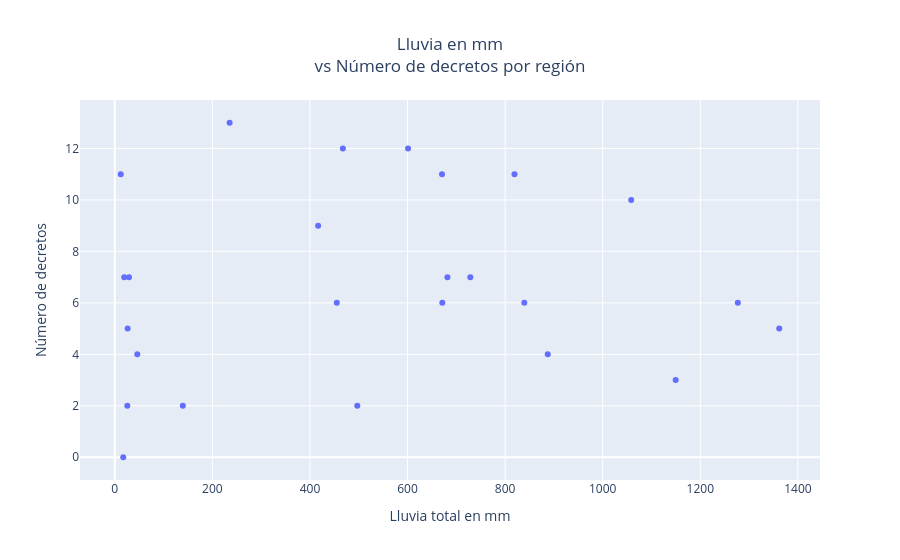

The notebook cell this image was saved under:
### Markdown cell above
### Gráficos de dispersión

### Code cell
dispersion_1 = px.scatter(
    data,
    x = "lluvia_total_mm",
    y = "decretos",
    hover_name = "departamento",
    title = "Lluvia en mm<br>vs Número de decretos por región",
    labels = {
        "decretos" : "Número de decretos",
        "lluvia_total_mm" : "Lluvia total en mm"
    }
)

dispersion_1.update_layout(title_x=0.5, title_xanchor="center")

dispersion_1

### Figure 1 — Plotly figure (JSON) as saved in the notebook; plotly's stock layout.template omitted (floating-point values rounded to 4 significant figures)
{"data": [{"hovertemplate": "<b>%{hovertext}</b><br><br>Lluvia total en mm=%{x}<br>Número de decretos=%{y}<extra></extra>", "hovertext": ["Amazonas", "Áncash", "Apurímac", "Arequipa", "Ayacucho", "Cajamarca", "Callao", "Cusco", "Huancavelica", "Huánuco", "Ica", "Junín", "La Libertad", "Lambayeque", "Lima", "Loreto", "Madre de Dios", "Moquegua", "Pasco", "Piura", "Puno", "San Martín", "Tacna", "Tumbes", "Ucayali"], "legendgroup": "", "marker": {"color": "#636efa", "symbol": "circle"}, "mode": "markers", "name": "", "orientation": "v", "showlegend": false, "type": "scatter", "x": [455.0, 1058.0, 670.6, 235.3, 467.5, 671.2, 17.3, 601.0, 819.2, 416.7, 19.3, 1277.0, 26.3, 25.6, 12.2, 1362.0, 1150.0, 29.1, 839.3, 139.4, 728.6, 681.7, 46.1, 497.0, 887.4], "xaxis": "x", "y": [6, 10, 11, 13, 12, 6, 0, 12, 11, 9, 7, 6, 5, 2, 11, 5, 3, 7, 6, 2, 7, 7, 4, 2, 4], "yaxis": "y"}], "layout": {"legend": {"tracegroupgap": 0}, "title": {"text": "Lluvia en mm<br>vs Número de decretos por región", "x": 0.5, "xanchor": "center"}, "xaxis": {"anchor": "y", "domain": [0, 1], "title": {"text": "Lluvia total en mm"}}, "yaxis": {"anchor": "x", "domain": [0, 1], "title": {"text": "Número de decretos"}}}}
